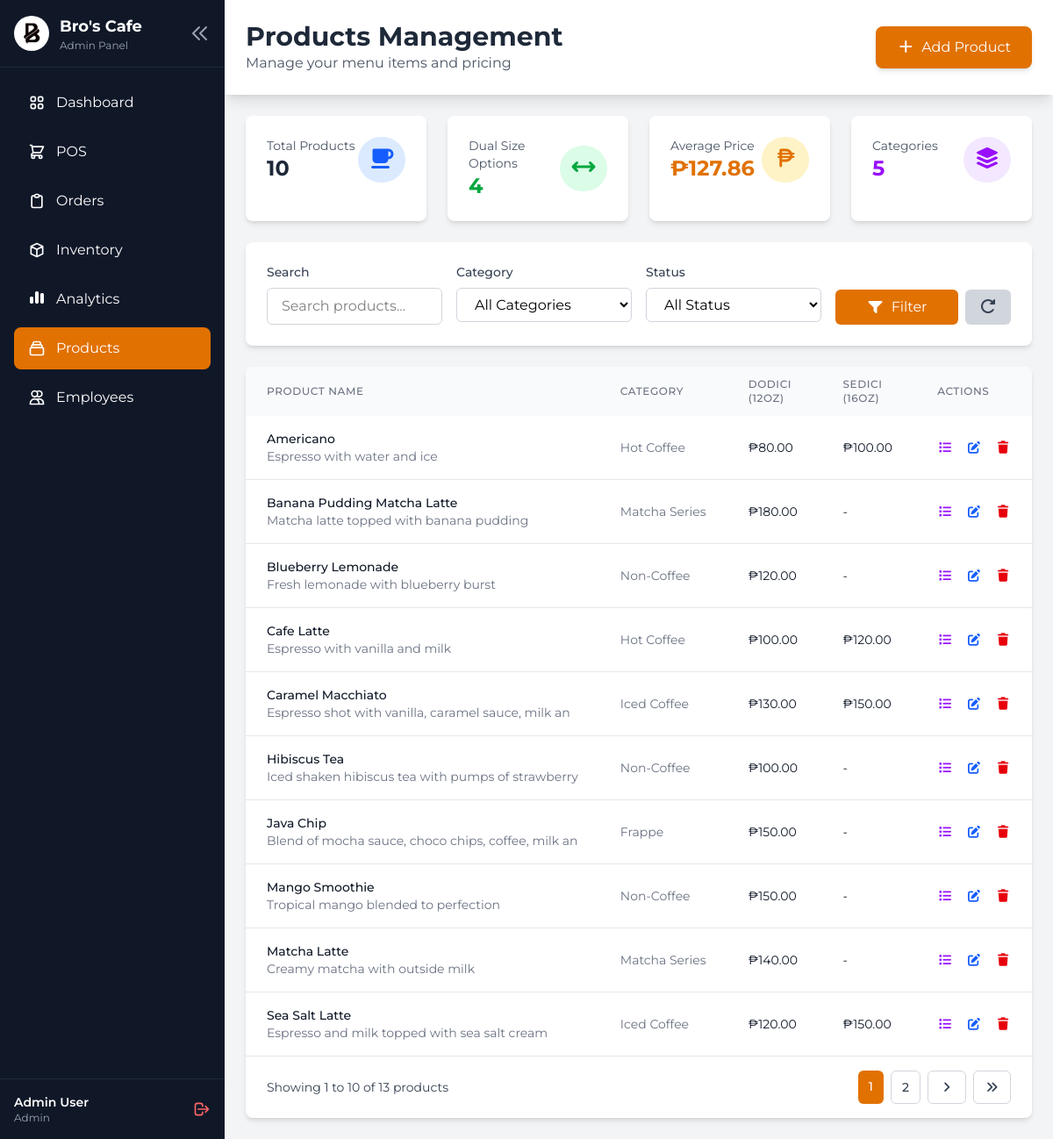
/public/pages/usr/products.php (signed in), run on the app's committed database.
### tables this page shows
CREATE TABLE `products` (
  `id` int(11) NOT NULL,
  `category_id` int(11) DEFAULT NULL,
  `name` varchar(100) NOT NULL,
  `description` text DEFAULT NULL,
  `price_dodici` decimal(10,2) DEFAULT NULL,
  `price_sedici` decimal(10,2) DEFAULT NULL,
  `image` longblob DEFAULT NULL,
  `status` enum('available','unavailable') DEFAULT 'available',
  `created_at` timestamp NOT NULL DEFAULT current_timestamp(),
  `updated_at` timestamp NOT NULL DEFAULT current_timestamp() ON UPDATE current_timestamp()
);

CREATE TABLE `categories` (
  `id` int(11) NOT NULL,
  `name` varchar(50) NOT NULL,
  `description` text DEFAULT NULL,
  `created_at` timestamp NOT NULL DEFAULT current_timestamp()
);

### public/pages/usr/products.php (the view, shortened to what the rows shown need)
<?php
$db = new Database();
$conn = $db->getConnection();
$page = isset($_GET['page']) ? (int)$_GET['page'] : 1;
$per_page = 10;
$offset = ($page - 1) * $per_page;
$where = ["1=1"];
$where_clause = implode(' AND ', $where);
$sql = "
    SELECT p.*, c.name as category_name
    FROM products p
    LEFT JOIN categories c ON p.category_id = c.id
    WHERE $where_clause
    ORDER BY p.name
    LIMIT :limit OFFSET :offset
";
$stmt = $conn->prepare($sql);
$stmt->bindValue(':limit', $per_page, PDO::PARAM_INT);
$stmt->bindValue(':offset', $offset, PDO::PARAM_INT);
$stmt->execute();
$products = $stmt->fetchAll();
?>
<!DOCTYPE html>
<html lang="en">
<head>
    <link rel="stylesheet" href="../../assets/css/admin.css">
    <link rel="stylesheet" href="https://cdnjs.cloudflare.com/ajax/libs/font-awesome/7.0.1/css/all.min.css"
 />
    <script src="https://cdn.jsdelivr.net/npm/@tailwindcss/browser@4"></script>
</head>
<body class="bg-gray-100 font-['Montserrat']">
    <div class="flex h-screen overflow-hidden">
        <aside id="sidebar" class="flex flex-col text-white bg-gray-900">
            <div class="p-4 border-b border-gray-800">
                <div class="flex items-center justify-between sidebar-logo">
                    <div class="flex items-center logo-content">
                        <div class="ml-3 sidebar-logo-text">
                            <h1 class="text-lg font-bold">Bro's Cafe</h1>
                        </div>
                    </div>
                </div>
            </div>
        </aside>
        <div class="flex-1 overflow-y-auto">
            <div class="flex items-center justify-between bg-white shadow-lg p-6">
                <div class="flex items-center">
                    <div class="flex flex-col justify-center">
                        <h2 class="text-3xl font-bold text-gray-800">Products Management</h2>
                    </div>
                </div>
            </div>
            <div class="p-6">
                <div class="overflow-hidden bg-white rounded-lg shadow-md">
                    <div class="overflow-x-auto">
                        <table class="w-full">
                            <thead class="bg-gray-50">
                                <tr>
                                    <th
                                        class="px-6 py-3 text-xs font-medium tracking-wider text-left text-gray-500 uppercase">
                                        Product Name
                                    </th>
                                    <th
                                        class="px-6 py-3 text-xs font-medium tracking-wider text-left text-gray-500 uppercase">
                                        Category
                                    </th>
                                    <th
                                        class="px-6 py-3 text-xs font-medium tracking-wider text-left text-gray-500 uppercase">
                                        Dodici (12oz)
                                    </th>
                                    <th
                                        class="px-6 py-3 text-xs font-medium tracking-wider text-left text-gray-500 uppercase">
                                        Sedici (16oz)
                                    </th>
                                    <th
                                        class="px-6 py-3 text-xs font-medium tracking-wider text-left text-gray-500 uppercase">
                                        Actions
                                    </th>
                                </tr>
                            </thead>
                            <tbody class="bg-white divide-y divide-gray-200">
                                <?php foreach ($products as $product): ?>
                                    <tr class="hover:bg-gray-50">
                                        <td class="px-6 py-4 whitespace-nowrap">
                                            <div class="flex items-center">
                                                <div>
                                                    <div class="text-sm font-medium text-gray-900">
                                                        <?php echo $product['name']; ?></div>
                                                    <div class="text-sm text-gray-500">
                                                        <?php echo substr($product['description'] ?? '', 0, 50); ?></div>
                                                </div>
                                            </div>
                                        </td>
                                        <td class="px-6 py-4 text-sm text-gray-500 whitespace-nowrap">
                                            <?php echo $product['category_name']; ?>
                                        </td>
                                        <td class="px-6 py-4 text-sm text-gray-900 whitespace-nowrap">
                                            <?php echo $product['price_dodici'] ? '₱' . number_format($product['price_dodici'], 2) : '-'; ?>
                                        </td>
                                        <td class="px-6 py-4 text-sm text-gray-900 whitespace-nowrap">
                                            <?php echo $product['price_sedici'] ? '₱' . number_format($product['price_sedici'], 2) : '-'; ?>
                                        </td>
                                        <td class="px-6 py-4 text-sm whitespace-nowrap">
                                            <button
                                                onclick="viewIngredients(<?php echo $product['id']; ?>, '<?php echo addslashes($product['name']); ?>')"
                                                class="mr-3 text-purple-600 hover:text-purple-800" title="View Ingredients">
                                                <i class="fa-solid fa-list"></i>
                                            </button>
                                            <button
                                                onclick="editProduct(<?php echo $product['id']; ?>, '<?php echo addslashes($product['name']); ?>', <?php echo $product['category_id']; ?>, '<?php echo addslashes($product['description'] ?? ''); ?>', '<?php echo $product['status']; ?>', <?php echo $product['price_dodici'] ? $product['price_dodici'] : 'null'; ?>, <?php echo $product['price_sedici'] ? $product['price_sedici'] : 'null'; ?>)"
                                                class="mr-3 text-blue-600 hover:text-blue-800" title="Edit Product">
                                                <i class="fa-solid fa-edit"></i>
                                            </button>
                                            <button
                                                onclick="deleteProduct(<?php echo $product['id']; ?>, '<?php echo addslashes($product['name']); ?>')"
                                                class="text-red-600 hover:text-red-800" title="Delete Product">
                                                <i class="fa-solid fa-trash"></i>
                                            </button>
                                        </td>
                                    </tr>
                                <?php endforeach; ?>
                            </tbody>
                        </table>
                    </div>
                </div>
            </div>
        </div>
    </div>
</body>
</html>

### data on the page
products: name "Americano", description "Espresso with water and ice", category.name "Hot Coffee", price_dodici "80.00", price_sedici "100.00"
products: name "Banana Pudding Matcha Latte", description "Matcha latte topped with banana pudding", category.name "Matcha Series", price_dodici "180.00"
products: name "Blueberry Lemonade", description "Fresh lemonade with blueberry burst", category.name "Non-Coffee", price_dodici "120.00"
products: name "Cafe Latte", description "Espresso with vanilla and milk", category.name "Hot Coffee", price_dodici "100.00", price_sedici "120.00"
products: name "Caramel Macchiato", description "Espresso shot with vanilla, caramel sauce, milk an", category.name "Iced Coffee", price_dodici "130.00", price_sedici "150.00"
products: name "Hibiscus Tea", description "Iced shaken hibiscus tea with pumps of strawberry", category.name "Non-Coffee", price_dodici "100.00"
products: name "Java Chip", description "Blend of mocha sauce, choco chips, coffee, milk an", category.name "Frappe", price_dodici "150.00"
products: name "Mango Smoothie", description "Tropical mango blended to perfection", category.name "Non-Coffee", price_dodici "150.00"
products: name "Matcha Latte", description "Creamy matcha with outside milk", category.name "Matcha Series", price_dodici "140.00"
products: name "Sea Salt Latte", description "Espresso and milk topped with sea salt cream", category.name "Iced Coffee", price_dodici "120.00", price_sedici "150.00"

### other printed values
$current_user['role'] "Admin"
$current_user['full_name'] "Admin User"
count($products) "10"
$products_with_both_sizes "4"
$avg_price "127.86"
count($categories) "5"
$offset + 1 "1"
min($offset + $per_page, $total_products) "10"
$total_products "13"
